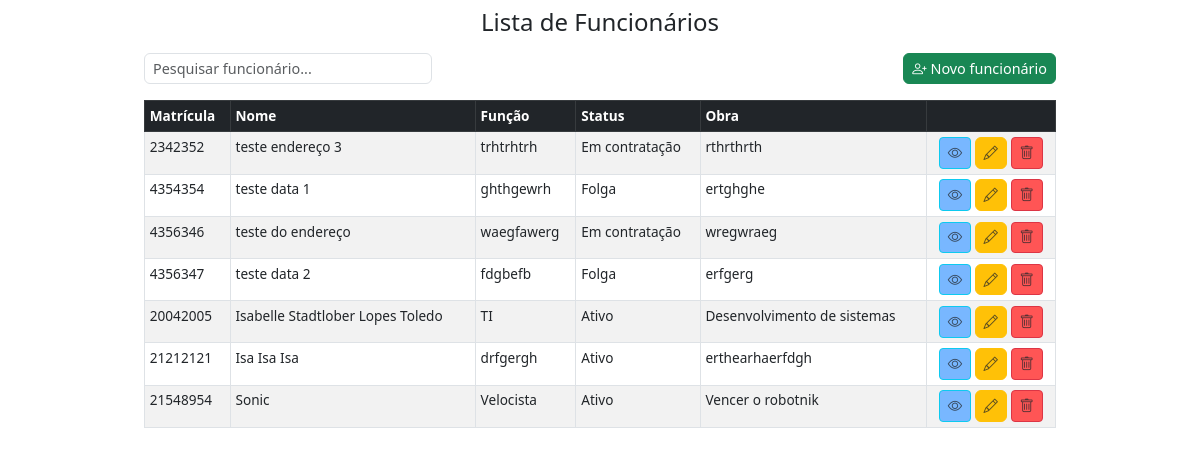
The app's page /listar/ with its own data.
### core/models.py (models this page shows, shortened)
class Funcionario(models.Model):
    matricula = models.IntegerField(primary_key=True)
    nome = models.CharField(max_length=100, default='')
    funcao = models.CharField( max_length=100, verbose_name="Função", default='')
    nivel_funcao = models.IntegerField(choices=NIVEL_FUNCAO_CHOICES, default=1)
    status = models.CharField(max_length=2, choices=STATUS_CHOICES, default='A')
    obra = models.CharField(max_length=150, default='')
    foto = models.ImageField(upload_to='fotos_funcionarios/', blank=True, null=True)
    cpf = models.CharField(max_length=14, blank=True, null=True)
    data_admissao = models.DateField(null=True, blank=True)
    cep = models.CharField(max_length=9, blank=True, null=True)
    logradouro = models.CharField(max_length=255, blank=True, null=True)
    bairro = models.CharField(max_length=100, blank=True, null=True)
    cidade = models.CharField(max_length=100, blank=True, null=True)
    uf = models.CharField(max_length=2, blank=True, null=True)

### core/views.py (the view)
class ListFuncionario(ListView):
    template_name = 'index.html'
    model = Funcionario
    context_object_name = 'funcionarios'
    def get_context_data(self, **kwargs):
        context = super().get_context_data(**kwargs)
        if 'form' not in context:
            context['form'] = FuncionarioForm()
        return context

### core/forms.py (shortened to what this page needs)
class FuncionarioForm(forms.ModelForm):
    class Meta:
        model = Funcionario
        fields = '__all__'
        widgets = {
            'foto': forms.FileInput(),
            'nivel_funcao': forms.Select(),
            'cep': forms.TextInput(attrs={'id': 'id_cep'}),
            'logradouro': forms.TextInput(attrs={'id': 'id_logradouro'}),
            'bairro': forms.TextInput(attrs={'id': 'id_bairro'}),
            'cidade': forms.TextInput(attrs={'id': 'id_cidade'}),
            'uf': forms.TextInput(attrs={'id': 'id_uf'}),
             'data_admissao': forms.DateInput(attrs={'type': 'date'}),
        }
    def __init__(self, *args, **kwargs):
        super().__init__(*args, **kwargs)
        for field_name, field in self.fields.items():
            css_class = 'form-control'
            if self.errors.get(field_name):
                css_class += ' is-invalid'
            field.widget.attrs.update({'class': css_class})

### core/templates/index.html (shortened to what this page needs)
{% extends 'base.html' %}
{% block content %}
{% load static %}
<div class="container mt-3">
    <div class="container mt-3">
        <div class="row mb-3 align-items-center">
            <div class="col-md-4">
                <input id="searchInput" type="search" class="form-control" placeholder="Pesquisar funcionário...">
            </div>
            <div class="col-md-8 text-end">
                <button class="btn btn-success" data-bs-toggle="modal" data-bs-target="#funcionarioModal"
                    onclick="setCreateMode()"><i class="bi bi-person-plus"></i> Novo funcionário
                </button>
            </div>
        </div>
        <table class="table table-bordered table-striped">
            <thead class="table-dark">
                <tr>
                    <th scope="col">Matrícula</th>
                    <th scope="col">Nome</th>
                    <th scope="col">Função</th>
                    <th scope="col">Status</th>
                    <th scope="col">Obra</th>
                    <th></th>
                </tr>
            </thead>
            <tbody>
                {% for funcionario in funcionarios %}
                <tr>
                    <td>{{ funcionario.matricula }}</td>
                    <td>{{ funcionario.nome }}</td>
                    <td>{{ funcionario.funcao }}</td>
                    <td>{{ funcionario.get_status_display }}</td>
                    <td>{{ funcionario.obra }}</td>
                    <td class="text-center">
                        <button type="button" class="btn btn-sm btn-info text-white" style="background-color: #78b7ff;"
                            data-bs-toggle="modal" data-bs-target="#viewModal{{ funcionario.matricula }}">
                            <i class="bi bi-eye text-muted"></i>
                        </button>
                        <button class="btn btn-warning text-white" data-bs-toggle="modal"
                            data-bs-target="#funcionarioModal" data-matricula="{{ funcionario.matricula }}"
                            data-nome="{{ funcionario.nome }}" data-funcao="{{ funcionario.funcao }}"
                            data-nivel_funcao="{{ funcionario.nivel_funcao }}" data-status="{{ funcionario.status }}"
                            data-obra="{{ funcionario.obra }}" data-cpf="{{ funcionario.cpf }}"
                            data-data_admissao="{{ funcionario.data_admissao|date:'Y-m-d' }}"
                            data-cep="{{ funcionario.cep }}" data-logradouro="{{ funcionario.logradouro }}"
                            data-bairro="{{ funcionario.bairro }}" data-cidade="{{ funcionario.cidade }}"
                            data-uf="{{ funcionario.uf }}" onclick="handleEditClick(this)">
                            <i class="bi bi-pencil text-muted"></i>
                        </button>
                        <button type="button" class="btn btn-sm btn-danger text-white"
                            style="background-color: #ff5555;" data-bs-toggle="modal"
                            data-bs-target="#deleteModal{{ funcionario.matricula }}">
                            <i class="bi bi-trash text-muted"></i>
                        </button>
                    </td>
                </tr>
                {% empty %}
                <tr>
                    <td colspan="5" class="text-center">Nenhum funcionário cadastrado.</td>
                </tr>
                {% endfor %}
            </tbody>
        </table>
    </div>
        {% endblock %}

### templates/base.html (style rules this page uses)
body { font-size: 0.9rem; }
.form-control, .btn { padding: 0.25rem 0.5rem; font-size: 0.9rem; }
table th, table td { padding: 0.3rem !important; font-size: 0.85rem; }
.container { max-width: 960px; }

### records on screen
Funcionario: matricula "2342352", nome "teste endereço 3", funcao "trhtrhtrh", status "Em contratação", obra "rthrthrth"
Funcionario: matricula "4354354", nome "teste data 1", funcao "ghthgewrh", status "Folga", obra "ertghghe"
Funcionario: matricula "4356346", nome "teste do endereço", funcao "waegfawerg", status "Em contratação", obra "wregwraeg"
Funcionario: matricula "4356347", nome "teste data 2", funcao "fdgbefb", status "Folga", obra "erfgerg"
Funcionario: matricula "20042005", nome "Isabelle Stadtlober Lopes Toledo", funcao "TI", status "Ativo", obra "Desenvolvimento de sistemas"
Funcionario: matricula "21212121", nome "Isa Isa Isa", funcao "drfgergh", status "Ativo", obra "erthearhaerfdgh"
Funcionario: matricula "21548954", nome "Sonic", funcao "Velocista", status "Ativo", obra "Vencer o robotnik"
